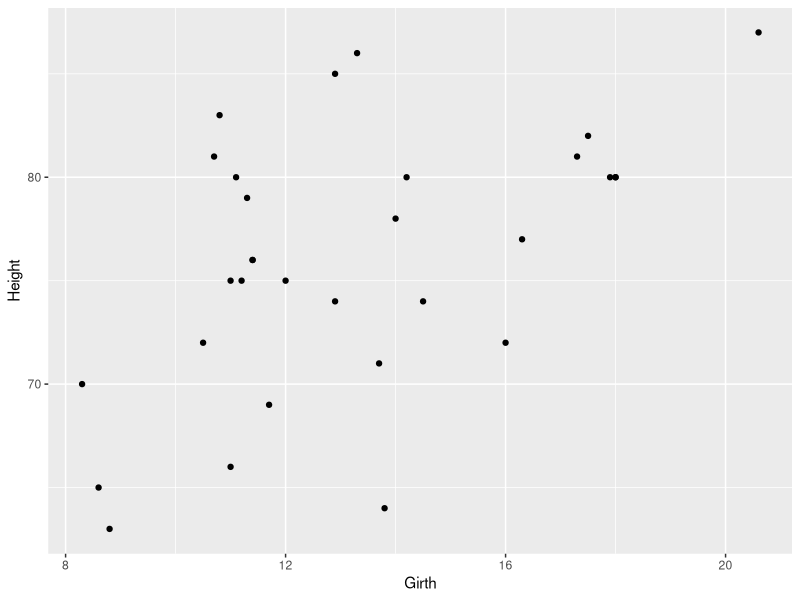
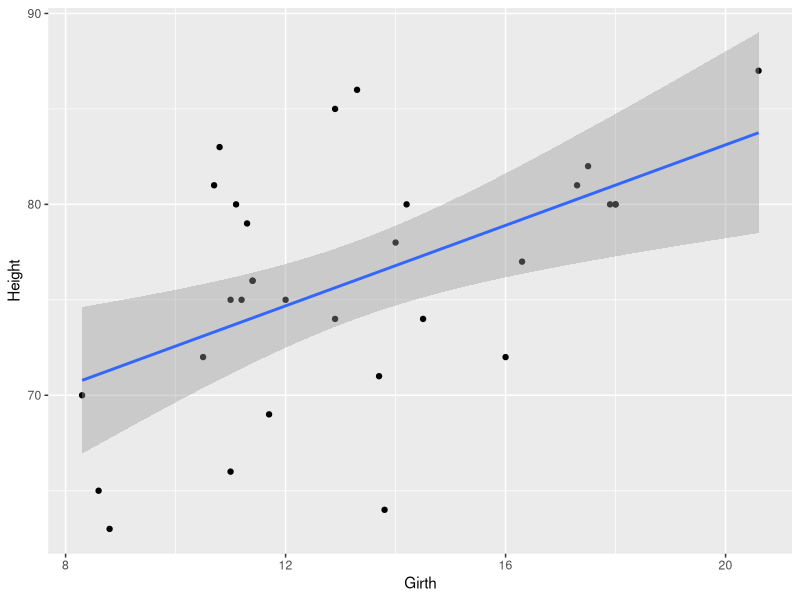

These charts were generated, in order, by the following R code:
#how to use built in datasets of R
data() # all datasets in R
View(CO2) #to view datasets in R console
View(PlantGrowth)
View(iris)
View(mtcars)
View(trees)
View(npk) #NPK data for fictorial design


head(CO2) #to show the first 6 rows of the data
names(CO2) #to show the names of columns
nrow(CO2) #to look for number of rows
ncol(CO2)  #to look for numbers of columns

install.packages("writexl") #to save .xlsx files
library(writexl)
# save the co2 data in test_1 file
write_xlsx(CO2, path = "C:\\Users\\SAMIA NOREEN\\Desktop\\test_1\\CO2.xlsx") #to commont files
# lets make a graph (geomPLot) of tree data
library(ggplot2) #to plot the graph and figure
ggplot(trees, aes(Girth, Height))+geom_point()
# to find the type of trend in data use geom_smooth method
ggplot(trees, aes(Girth, Height))+geom_point()+geom_smooth(method = "lm")

